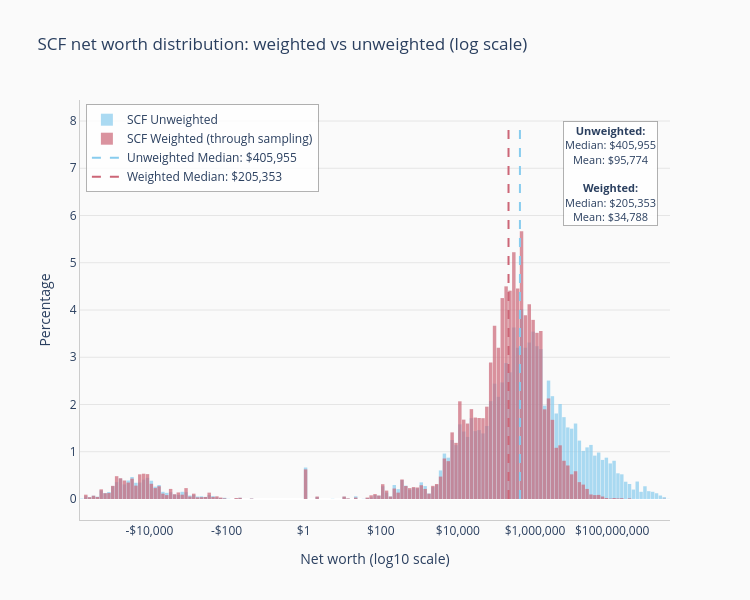

Notebook code cell kept with this figure:
### Code cell
weights_col = scf_data["wgt"].values
weights_normalized = weights_col / weights_col.sum()
scf_data_weighted = scf_data.sample(
    n=len(scf_data),
    replace=True,
    weights=weights_normalized,
).reset_index(drop=True)


# Create a combined plot comparing weighted and unweighted SCF distributions
def safe_log10(x):
    """Apply log10 to absolute values, preserving sign."""
    sign = np.sign(x)
    log_x = np.log10(np.maximum(np.abs(x), 1e-10))
    return sign * log_x


# Apply safe log transformation to both datasets
scf_log = safe_log10(scf_data["networth"])
scf_weighted_log = safe_log10(scf_data_weighted["networth"])

colors = PLOT_CONFIG["color_palette"]

# Create the figure
fig = go.Figure()

# Add unweighted SCF histogram
fig.add_trace(
    go.Histogram(
        x=scf_log,
        nbinsx=200,
        opacity=0.7,
        name="SCF Unweighted",
        marker_color=colors[0],
        histnorm="percent",
    )
)

# Add weighted SCF histogram
fig.add_trace(
    go.Histogram(
        x=scf_weighted_log,
        nbinsx=200,
        opacity=0.7,
        name="SCF Weighted (through sampling)",
        marker_color=colors[1],
        histnorm="percent",
    )
)

# Calculate statistics for both distributions
unweighted_median = np.median(scf_log)
weighted_median = np.median(scf_weighted_log)
unweighted_mean = np.mean(scf_log)
weighted_mean = np.mean(scf_weighted_log)

# Add median lines
fig.add_trace(
    go.Scatter(
        x=[unweighted_median, unweighted_median],
        y=[0, 8],
        mode="lines",
        line=dict(color=colors[0], width=2, dash="dash"),
        name=f"Unweighted Median: ${10**unweighted_median:,.0f}",
    )
)

fig.add_trace(
    go.Scatter(
        x=[weighted_median, weighted_median],
        y=[0, 8],
        mode="lines",
        line=dict(color=colors[1], width=2, dash="dash"),
        name=f"Weighted Median: ${10**weighted_median:,.0f}",
    )
)

# Update layout
fig.update_layout(
    title="SCF net worth distribution: weighted vs unweighted (log scale)",
    width=PLOT_CONFIG["width"],
    height=PLOT_CONFIG["height"],
    barmode="overlay",
    bargap=0.1,
    paper_bgcolor=PLOT_CONFIG["paper_bgcolor"],
    plot_bgcolor=PLOT_CONFIG["plot_bgcolor"],
    legend=dict(
        x=0.01,
        y=0.99,
        bgcolor="rgba(255,255,255,0.8)",
        bordercolor="rgba(0,0,0,0.3)",
        borderwidth=1,
        orientation="v",
        xanchor="left",
        yanchor="top",
    ),
)

# Custom tick formatting for x-axis
tick_values = [-6, -4, -2, 0, 2, 4, 6, 8, 10]
tick_labels = []
for x in tick_values:
    if x >= 0:
        tick_labels.append(f"${10**x:,.0f}")
    else:
        tick_labels.append(f"-${10**abs(x):,.0f}")

fig.update_xaxes(
    tickvals=tick_values,
    ticktext=tick_labels,
    title_text="Net worth (log10 scale)",
    showgrid=PLOT_CONFIG["showgrid_x"],
    showline=PLOT_CONFIG["showline"],
    linecolor=PLOT_CONFIG["linecolor"],
)
fig.update_yaxes(
    title_text="Percentage",
    showgrid=PLOT_CONFIG["showgrid_y"],
    gridcolor=PLOT_CONFIG["gridcolor"],
    gridwidth=PLOT_CONFIG["gridwidth"],
    showline=PLOT_CONFIG["showline"],
    linecolor=PLOT_CONFIG["linecolor"],
)

# Add annotations with statistics
fig.add_annotation(
    x=0.98,
    y=0.95,
    xref="paper",
    yref="paper",
    text=(
        f"<b>Unweighted:</b><br>"
        f"Median: ${10**unweighted_median:,.0f}<br>"
        f"Mean: ${10**unweighted_mean:,.0f}<br><br>"
        f"<b>Weighted:</b><br>"
        f"Median: ${10**weighted_median:,.0f}<br>"
        f"Mean: ${10**weighted_mean:,.0f}"
    ),
    showarrow=False,
    bgcolor="rgba(255,255,255,0.9)",
    bordercolor="rgba(0,0,0,0.3)",
    borderwidth=1,
    font=dict(size=11),
    xanchor="right",
    yanchor="top",
)

fig.show()

### Figure 1 — Plotly figure (JSON) as saved in the notebook; plotly's stock layout.template omitted (floating-point values rounded to 4 significant figures; data arrays with more than 128 entries replaced by an {"elided": "..."} marker saying what was removed)
{"data": [{"histnorm": "percent", "marker": {"color": "#88CCEE"}, "name": "SCF Unweighted", "nbinsx": 200, "opacity": 0.7, "type": "histogram", "x": {"elided": "22975 float values"}}, {"histnorm": "percent", "marker": {"color": "#CC6677"}, "name": "SCF Weighted (through sampling)", "nbinsx": 200, "opacity": 0.7, "type": "histogram", "x": {"elided": "22975 float values"}}, {"line": {"color": "#88CCEE", "dash": "dash", "width": 2}, "mode": "lines", "name": "Unweighted Median: $405,955", "type": "scatter", "x": [5.608, 5.608], "y": [0, 8]}, {"line": {"color": "#CC6677", "dash": "dash", "width": 2}, "mode": "lines", "name": "Weighted Median: $205,353", "type": "scatter", "x": [5.313, 5.313], "y": [0, 8]}], "layout": {"annotations": [{"bgcolor": "rgba(255,255,255,0.9)", "bordercolor": "rgba(0,0,0,0.3)", "borderwidth": 1, "font": {"size": 11}, "showarrow": false, "text": "<b>Unweighted:</b><br>Median: $405,955<br>Mean: $95,774<br><br><b>Weighted:</b><br>Median: $205,353<br>Mean: $34,788", "x": 0.98, "xanchor": "right", "xref": "paper", "y": 0.95, "yanchor": "top", "yref": "paper"}], "bargap": 0.1, "barmode": "overlay", "height": 600, "legend": {"bgcolor": "rgba(255,255,255,0.8)", "bordercolor": "rgba(0,0,0,0.3)", "borderwidth": 1, "orientation": "v", "x": 0.01, "xanchor": "left", "y": 0.99, "yanchor": "top"}, "paper_bgcolor": "#FAFAFA", "plot_bgcolor": "#FAFAFA", "title": {"text": "SCF net worth distribution: weighted vs unweighted (log scale)"}, "width": 750, "xaxis": {"linecolor": "#CCCCCC", "showgrid": false, "showline": true, "ticktext": ["-$1,000,000", "-$10,000", "-$100", "$1", "$100", "$10,000", "$1,000,000", "$100,000,000", "$10,000,000,000"], "tickvals": [-6, -4, -2, 0, 2, 4, 6, 8, 10], "title": {"text": "Net worth (log10 scale)"}}, "yaxis": {"gridcolor": "#E5E5E5", "gridwidth": 1, "linecolor": "#CCCCCC", "showgrid": true, "showline": true, "title": {"text": "Percentage"}}}}
